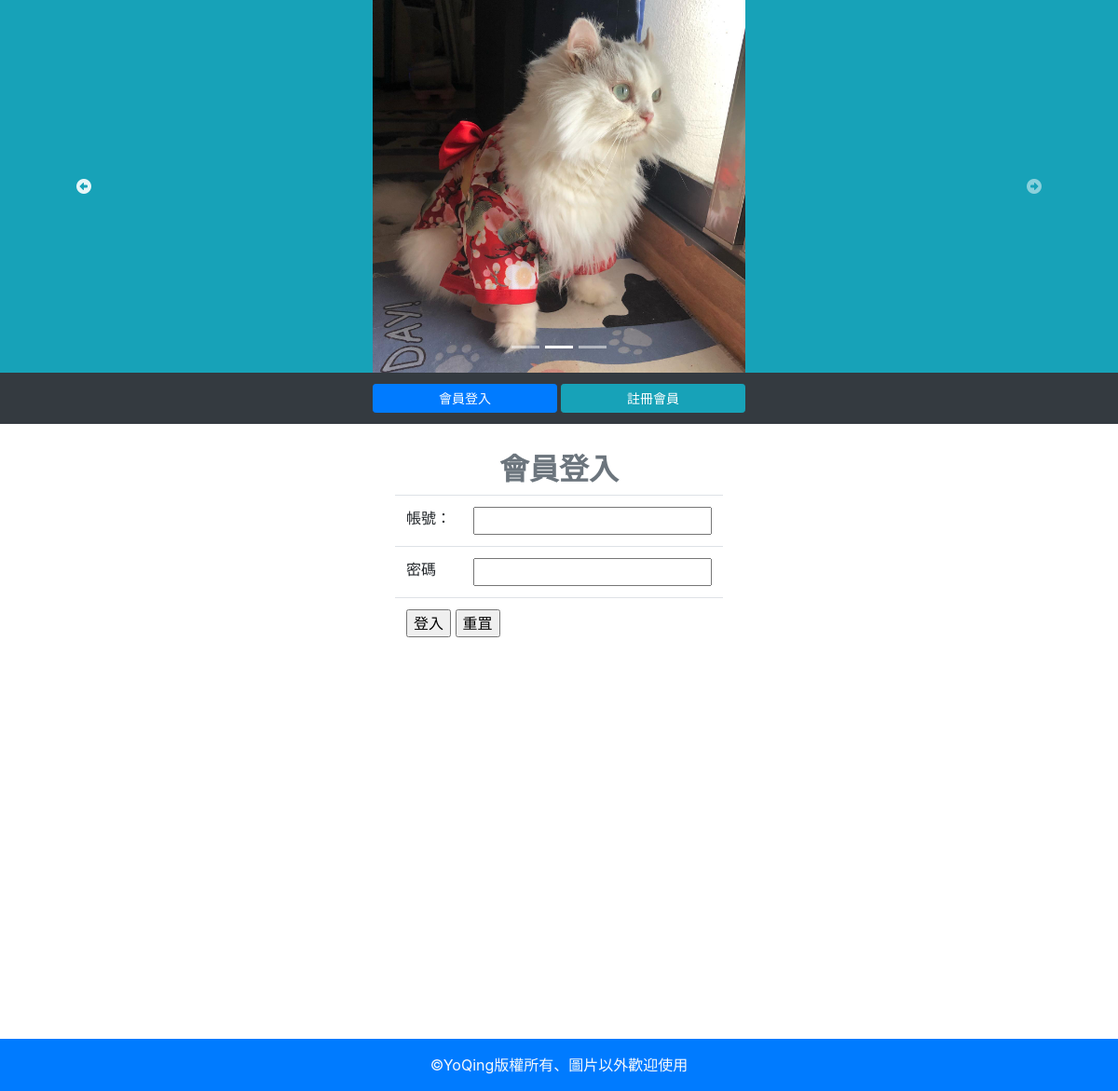
/?do=login, run on an earlier commit of the app's database.
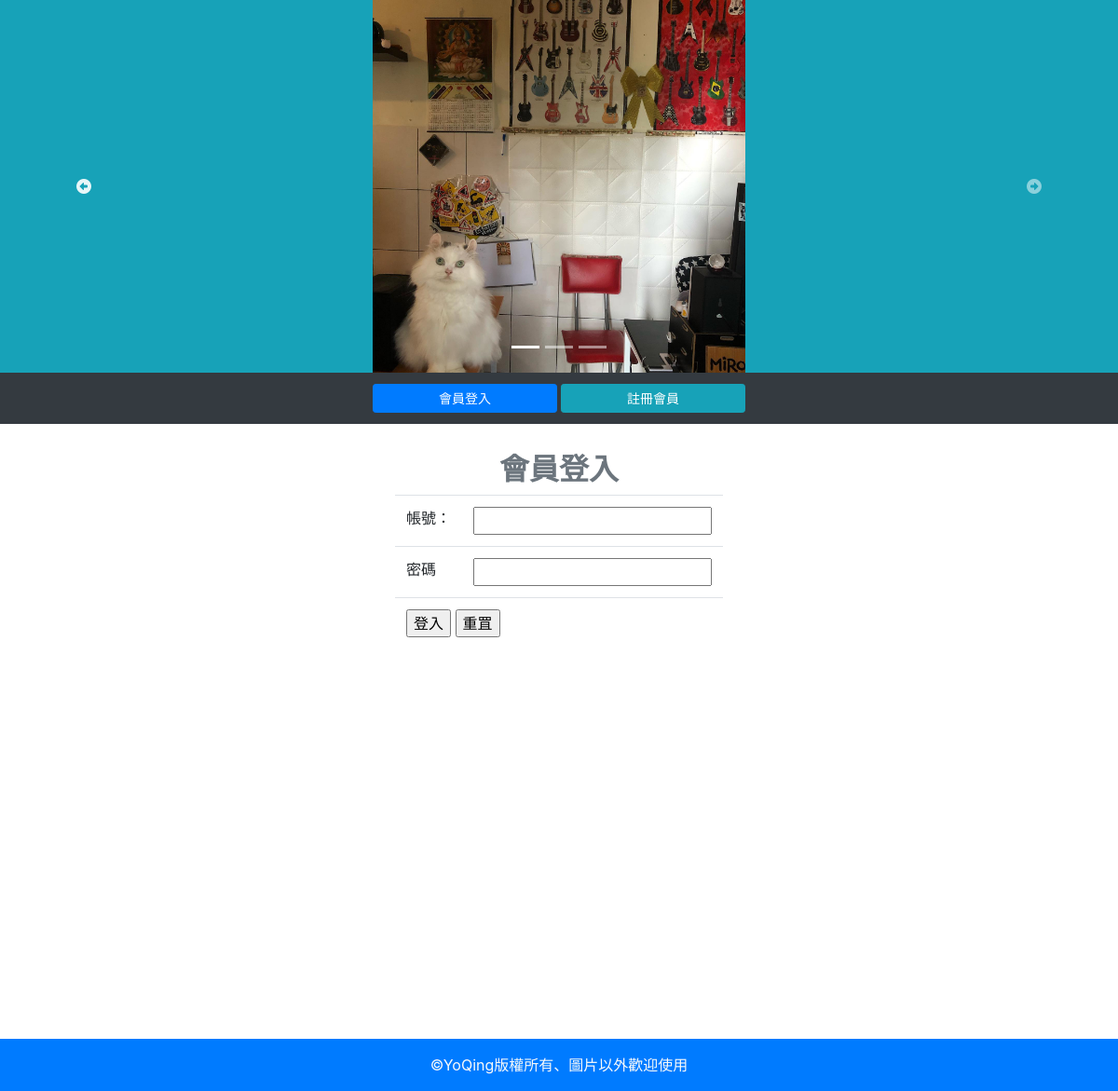
And on a later commit of the database.
### tables this page shows
CREATE TABLE `ad` (
  `id` int(11) UNSIGNED NOT NULL,
  `name` varchar(64) NOT NULL,
  `sh` tinyint(1) UNSIGNED NOT NULL,
  `intro` varchar(64) DEFAULT NULL
);

### db.php (called while the page is built, shortened)
<?php
    $dsn="mysql:host=localhost;charset=utf8;dbname=yovote";
    $pdo=new PDO($dsn,'root','');
    function all($table,...$arg){
    global $pdo;
    $sql="SELECT * FROM `$table` ";
    if(isset($arg[0])){
        if(is_array($arg[0])){
            foreach($arg[0] as $key=>$value){
                $tmp[]="`$key`='$value'";
            }
            $sql=$sql."where " . implode(" AND ",$tmp);
        }else{
            $sql=$sql.$arg[0];
        }
    }
    $rows=$pdo->query($sql)->fetchAll(PDO::FETCH_ASSOC);
    return $rows;
    }
?>

### index.php (the view, shortened to what this page needs)
<?php
include_once "./db.php";
?>
<!DOCTYPE html>
<html lang="en">
<head>
    <link rel="stylesheet" href="https://maxcdn.bootstrapcdn.com/bootstrap/4.5.2/css/bootstrap.min.css">
    <link rel="stylesheet" href="./style/style.css">
</head>
<body>
<div class="container-fluid">
    <div class="row">
        <div class="jumbotron jumbotron-fluid p-0 mb-0 col-12" style="overflow:hidden">
            <a href="index.php">
                <div id="carouselExampleIndicators" class="carousel slide bg-info" data-ride="carousel" data-interval="2500">
                    <ol class="carousel-indicators position-absolute">
                        <li data-target="#carouselExampleIndicators" data-slide-to="0" class="active"></li>
                        <li data-target="#carouselExampleIndicators" data-slide-to="1"></li>
                        <li data-target="#carouselExampleIndicators" data-slide-to="2"></li>
                    </ol>
                    <div class="carousel-inner">
                    <?php
                        $image=all('ad',['sh'=>1]);
                        foreach($image as $key => $image2){
                        if($key==0){
                            echo "<div class='carousel-item active'>";
                        }else{
                            echo "<div class='carousel-item'>";
                        }
                        echo "<img class='d-block m-auto' style='width:400px;height:400px;' src='./image/{$image2['name']}' alt='{$image2['intro']}'>";
                        echo "</div>";
                        }
                        ?>
                    </div>
                    <a class="carousel-control-prev" href="#carouselExampleIndicators" role="button" data-slide="prev">
                        <span class="fas fa-arrow-alt-circle-left" aria-hidden="true"></span>
                    </a>
                    <a class="carousel-control-next" href="#carouselExampleIndicators" role="button" data-slide="next">
                        <span class="fas fa-arrow-alt-circle-right" aria-hidden="true"></span>
                    </a>
                </div>
            </a>
        </div>
    </div>
</div>
<div class="container-fluid">
    <div class="row">
        <nav class="col bg-dark text-light text-center p-2">
            <?php
                if(isset($_SESSION['user'])){
                    echo "<div class='mx-auto'>";
                    echo "<span>歡迎登入！{$_SESSION['user']}</span>";
                    echo "</div>";
            ?>
                    <div class='text-right'>
                    <a class="btn btn-primary" href="logout.php">登出</a>
                    </div>
            <?php
                }else{
            ?>
            <div class="align:center">
                <a class="col-2 btn btn-sm btn-primary my-1" href="?do=login">會員登入</a>
                <a class="col-2 btn btn-sm btn-info my-1" href="?do=reg">註冊會員</a>
            </div>
            <?php
            }
            ?>
        </nav>
    </div>
</div>
<div class="container">
    <div class="row">
        <div class="col-12">
            <?php
                $do=(isset($_GET['do']))?$_GET['do']:'show_vote_list';
                $file="./frontend/".$do.".php";
                if(file_exists($file)){
                        include $file;
                }else{
                        include "./frontend/show_vote_list.php";
                }
            ?>
        </div>
    </div>
</div>
<div class="p-3 text-center text-light bg-primary">&copy;YoQing版權所有、圖片以外歡迎使用</div>
</body>
</html>

### frontend/login.php
<h2 class="text-center font-weight-bold text-secondary">會員登入</h2>
<form action="./api/check_login.php" method="post">
<table id="loginForm" class='table m-auto w-auto'>
    <tr>
        <td>帳號：</td>
        <td><input type="text" name="account"></td>
    </tr>
    <tr>
        <td>密碼</td>
        <td><input type="password" name="password"></td>
    </tr>
    <tr>
        <td colspan="2">
            <input type="submit" value="登入">
            <input type="reset" value="重罝">
        </td>
    </tr>
</table>
</form>

### index.php (style rules this page uses)
.container { min-height: 600px; margin: 30px auto; }

What changed in the data, as far as the page shows it:
removed ad: name (picture)
added ad: name (picture)
